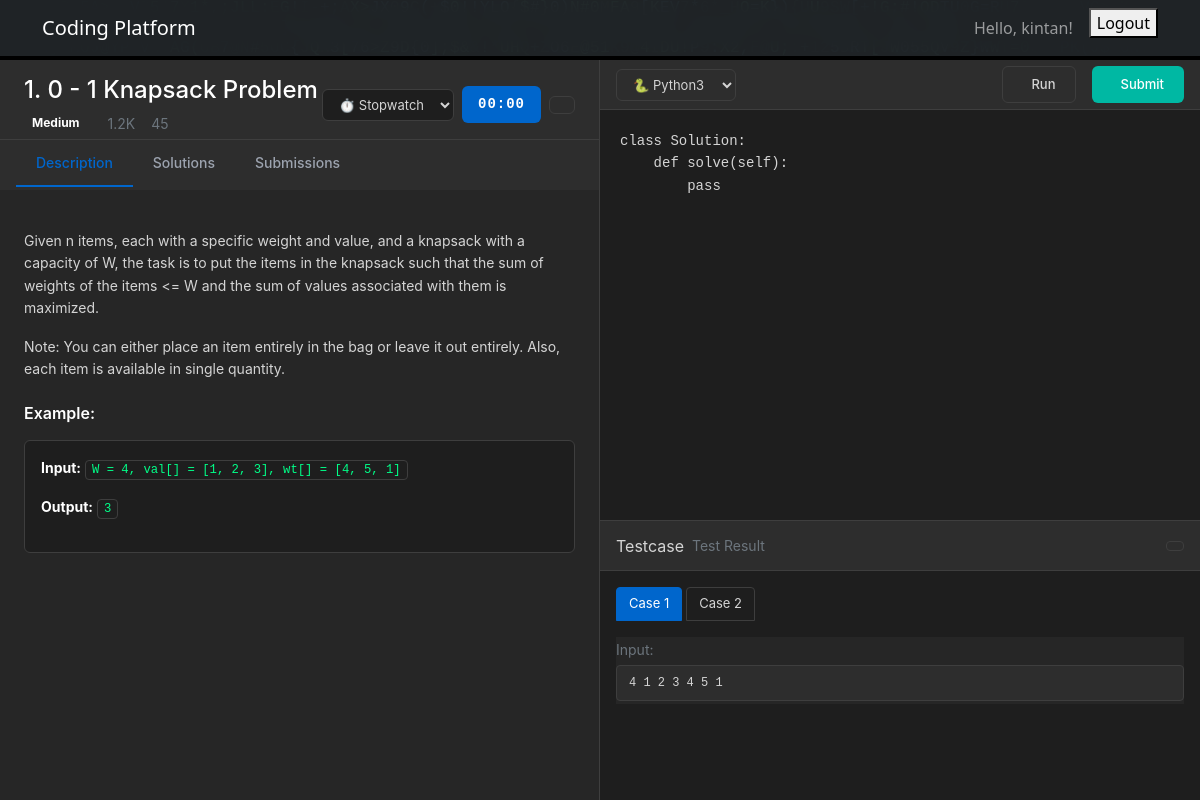
The app's page /questions/1/ (signed in) with its own data.
### compiler/models.py (models this page shows, shortened)
class Question(models.Model):
    title = models.CharField(max_length=200)
    description = models.TextField()
    difficulty = models.CharField(
        max_length=10,
        choices=[('Easy', 'Easy'), ('Medium', 'Medium'), ('Hard', 'Hard')],
        default='Easy'
    )
    sample_input = models.TextField()
    sample_output = models.TextField()
    explanation = models.TextField(blank=True)
    constraints = models.TextField(blank=True)
    follow_up = models.TextField(blank=True)
    created_at = models.DateTimeField(auto_now_add=True)
    solution = models.TextField(blank=True, help_text="Editorial solution explanation")
    python_starter = models.TextField(default="class Solution:\n    def solve(self):\n        pass")
    java_starter = models.TextField(blank=True)
    cpp_starter = models.TextField(blank=True)

class TestCase(models.Model):
    question = models.ForeignKey(Question, on_delete=models.CASCADE, related_name='test_cases')
    input_data = models.TextField()
    expected_output = models.TextField()
    is_example = models.BooleanField(default=False)

### compiler/views.py (the view)
# urls.py: path('questions/<int:question_id>/', views.question_detail_view, name='question_detail'),
@login_required
def question_detail_view(request, question_id):
    question = get_object_or_404(Question, id=question_id)
    test_cases = question.test_cases.all()[:5]  # Limit to first 5 test cases
    last_submission = Submission.objects.filter(
        user=request.user,
        question=question
    ).order_by('-submitted_at').first()
    context = {
        'question': question,
        'test_cases': test_cases,
        'last_submission': last_submission,
    }
    return render(request, 'compiler/question_detail.html', context)

### compiler/templates/compiler/question_detail.html (shortened to what this page needs)
{% extends 'base.html' %}
{% block content %}
<div class="leetcode-container d-flex">
    <div class="problem-section" style="width: 50%; overflow-y: auto;">
        <div class="problem-header">
            <div class="d-flex justify-content-between align-items-center">
                <div>
                    <h4 class="mb-2 fw-semibold text-white">{{ question.id }}. {{ question.title }}</h4>
                    <div class="d-flex align-items-center gap-3">
                        <span class="badge badge-{{ question.difficulty|lower }} px-2 py-1">
                            {{ question.difficulty }}
                        </span>
                        <div class="text-muted small">
                            1.2K
                            45
                        </div>
                    </div>
                </div>
                <div class="timer-section">
                    <select id="timerSelect" class="timer-select">
                        <option value="stopwatch">⏱️ Stopwatch</option>
                    </select>
                    <div class="timer-display">
                        <span id="timerDisplay">00:00</span>
                    </div>
                    <button id="timerBtn" class="timer-btn">
                    </button>
                </div>
            </div>
        </div>
        <ul class="nav nav-tabs problem-tabs px-3 border-0" id="problemTabs">
            <li class="nav-item">
                <button class="nav-link active" data-bs-toggle="tab" data-bs-target="#description">
                    Description
                </button>
            </li>
            <li class="nav-item">
                <button class="nav-link" data-bs-toggle="tab" data-bs-target="#solutions">
                    Solutions
                </button>
            </li>
            <li class="nav-item">
                <button class="nav-link" data-bs-toggle="tab" data-bs-target="#submissions">
                    Submissions
                </button>
            </li>
        </ul>
        <div class="tab-content">
            <div class="tab-pane fade show active p-4" id="description">
                <div class="problem-content">
                    <p>{{ question.description|linebreaks }}</p>
                    {% if question.examples.exists %}
                        {% for example in question.examples.all %}
                        <div class="mt-4">
                            <h6 class="fw-semibold mb-3">Example {{ forloop.counter }}:</h6>
                            <div class="example-block">
                                <div class="mb-3">
                                    <strong>Input:</strong>
                                    <code>{{ example.input_data }}</code>
                                </div>
                                <div class="mb-3">
                                    <strong>Output:</strong>
                                    <code>{{ example.output_data }}</code>
                                </div>
                                {% if example.explanation %}
                                <div>
                                    <strong>Explanation:</strong>
                                    <span class="text-muted">{{ example.explanation }}</span>
                                </div>
                                {% endif %}
                            </div>
                        </div>
                        {% endfor %}
                    {% else %}
                        <div class="mt-4">
                            <h6 class="fw-semibold mb-3">Example:</h6>
                            <div class="example-block">
                                <div class="mb-3">
                                    <strong>Input:</strong>
                                    <code>{{ question.sample_input }}</code>
                                </div>
                                <div class="mb-3">
                                    <strong>Output:</strong>
                                    <code>{{ question.sample_output }}</code>
                                </div>
                            </div>
                        </div>
                    {% endif %}
                </div>
            </div>
        </div>
    </div>
    <div class="code-section d-flex flex-column" style="width: 50%;">
        <div class="code-toolbar d-flex justify-content-between align-items-center">
            <select id="languageSelect" class="language-selector">
                <option value="python">🐍 Python3</option>
            </select>
            <div class="d-flex gap-3">
                <button id="runBtn" class="btn-leetcode-run">
                    Run
                </button>
                <button id="submitBtn" class="btn-leetcode-submit">
                    Submit
                </button>
            </div>
        </div>
        <div class="code-editor-container">
            <textarea id="codeEditor" class="code-editor-dark w-100 h-100" style="resize: none;">{{ question.python_starter|default:"class Solution:\n    def solve(self):\n        pass" }}</textarea>
        </div>
        <div class="testcase-section">
            <div class="testcase-header d-flex justify-content-between align-items-center">
                <div class="d-flex align-items-center">
                    <span class="fw-medium me-2">Testcase</span>
                    <small class="text-muted">Test Result</small>
                </div>
                <button class="btn btn-sm" style="color: #d4d4d4; border: 1px solid #3e3e3e; padding: 4px 8px; border-radius: 4px; background: #2d2d2d;">
                </button>
            </div>
            <div class="testcase-content">
                <ul class="nav nav-pills testcase-tabs mb-3" id="testCaseTabs">
                    {% for test_case in test_cases %}
                    <li class="nav-item">
                        <button class="nav-link {% if forloop.first %}active{% endif %}"
                                data-bs-toggle="pill" data-bs-target="#testcase{{ forloop.counter }}"
                                data-input="{{ test_case.input_data }}" data-expected="{{ test_case.expected_output }}">
                            Case {{ forloop.counter }}
                        </button>
                    </li>
                    {% endfor %}
                </ul>
                <div class="tab-content">
                    {% for test_case in test_cases %}
                    <div class="tab-pane fade {% if forloop.first %}show active{% endif %}" id="testcase{{ forloop.counter }}">
                        <div class="mb-3">
                            <small class="text-muted fw-medium">Input:</small>
                            <div class="test-input-output mt-1">{{ test_case.input_data }}</div>
                        </div>
                    </div>
                    {% endfor %}
                </div>
            </div>
        </div>
    </div>
</div>
{% endblock %}

### authentication/templates/base.html (shortened to what this page needs)
<!DOCTYPE html>
{% load static %}
<html lang="en">
<head>
    <link href="https://cdn.jsdelivr.net/npm/bootstrap@5.1.3/dist/css/bootstrap.min.css" rel="stylesheet">
</head>
<body>
    <div class="glitch-background">
    </div>
    <nav class="navbar navbar-expand-lg navbar-dark bg-dark">
        <div class="container">
            <a class="navbar-brand" href="{% url 'compiler:start' %}">Coding Platform</a>
            {% if user.is_authenticated %}
                <div class="navbar-nav ms-auto">
                    <span class="navbar-text me-3">Hello, {{ user.username }}!</span>
                    <form action="{% url 'authentication:logout' %}" method="post">
                        <button type="submit">Logout</button>
                    </form></div>
            {% endif %}
        </div>
    </nav>
    <compiler class="container mt-4">
        {% block content %}
        {% endblock %}
    </compiler>
    <script src="{% load static %}{% static 'js/letter-glitch.js' %}"></script>
</body>
</html>

### authentication/templates/base.html (style rules this page uses)
.glitch-background { position: fixed; top: 0; left: 0; width: 100vw; height: 100vh; z-index: -1; background: black; }
body { position: relative; z-index: 1; background: transparent; }
.navbar { background: rgba(33, 37, 41, 0.95) !important; backdrop-filter: blur(10px); }

### compiler/templates/compiler/question_detail.html (style rules this page uses)
html, body { height: 100% !important; margin: 0 !important; padding: 0 !important; overflow: hidden !important; }
.leetcode-container { height: calc(100vh - 60px); background: #1e1e1e; font-family: -apple-system, BlinkMacSystemFont, 'Inter', sans-serif; overflow: hidden; position: fixed; top: 60px; left: 0; right: 0; bottom: 0; }
.problem-section { background: #262626; border-right: 1px solid #3e3e3e; height: 100%; }
.code-section { background: #1e1e1e; height: 100%; }
.code-editor-dark { background: #1e1e1e !important; color: #d4d4d4 !important; font-family: 'Monaco', 'Menlo', 'Ubuntu Mono', 'Consolas', monospace !important; font-size: 14px !important; line-height: 1.6 !important; border: none !important; padding: 20px !important; tab-size: 4; resize: none !important; }
.code-toolbar { background: #2d2d2d; border-bottom: 1px solid #3e3e3e; padding: 10px 16px; color: #d4d4d4; height: 50px; min-height: 50px; }
.testcase-section { background: #1e1e1e; border-top: 1px solid #3e3e3e; height: 280px; min-height: 280px; max-height: 280px; }
.testcase-header { background: #2d2d2d; border-bottom: 1px solid #3e3e3e; padding: 12px 16px; color: #d4d4d4; height: 50px; min-height: 50px; }
.testcase-tabs .nav-link { background: #1e1e1e; border: 1px solid #3e3e3e; color: #d4d4d4; margin-right: 4px; padding: 6px 12px; font-size: 13px; border-radius: 4px 4px 0 0; }
.testcase-tabs .nav-link.active { background: #0066cc; color: white; border-color: #0066cc; }
.testcase-content { background: #1e1e1e; color: #d4d4d4; padding: 16px; height: calc(100% - 50px); overflow-y: auto; }
.test-input-output { background: #2d2d2d; border: 1px solid #3e3e3e; border-radius: 4px; padding: 8px 12px; font-family: 'Monaco', 'Menlo', 'Ubuntu Mono', monospace; font-size: 12px; color: #d4d4d4; }
.problem-header { background: #2d2d2d; border-bottom: 1px solid #3e3e3e; padding: 16px 24px; color: #d4d4d4; height: 80px; min-height: 80px; }
.timer-section { display: flex; align-items: center; gap: 8px; }
.timer-select { background: #1e1e1e; border: 1px solid #3e3e3e; color: #d4d4d4; padding: 6px 12px; border-radius: 6px; font-size: 13px; min-width: 120px; }
.timer-display { background: #0066cc; color: white; padding: 8px 16px; border-radius: 6px; font-family: 'Monaco', monospace; font-size: 14px; font-weight: 600; letter-spacing: 1px; }
.timer-btn { background: #2d2d2d; border: 1px solid #3e3e3e; color: #d4d4d4; padding: 8px 12px; border-radius: 6px; font-size: 14px; transition: all 0.2s ease; }
.btn-leetcode-run { background: #2d2d2d; border: 1px solid #3e3e3e; color: #d4d4d4; font-size: 13px; font-weight: 500; padding: 8px 20px; border-radius: 6px; transition: all 0.2s ease; }
.btn-leetcode-submit { background: #00b8a3; color: white; border: none; font-size: 13px; font-weight: 500; padding: 8px 20px; border-radius: 6px; transition: all 0.2s ease; }
.language-selector { background: #2d2d2d; border: 1px solid #3e3e3e; color: #d4d4d4; font-size: 13px; padding: 6px 12px; border-radius: 6px; min-width: 120px; }
.problem-tabs { background: #2d2d2d; border-bottom: 1px solid #3e3e3e; height: 50px; min-height: 50px; }
.problem-tabs .nav-link { color: #9ca3af; border: none; padding: 12px 20px; font-weight: 500; font-size: 14px; background: transparent; transition: all 0.2s ease; }
.problem-tabs .nav-link.active { color: #0066cc; border-bottom: 2px solid #0066cc; background: transparent; }
.tab-content { background: #262626; color: #d4d4d4; height: calc(100% - 130px); overflow-y: auto; }
.tab-pane { background: #262626; color: #d4d4d4; height: 100%; }
.problem-content { font-size: 14px; line-height: 1.6; color: #d4d4d4; }
.problem-content p { color: #d4d4d4; }
.problem-content h6 { color: #ffffff; font-weight: 600; }
.problem-content strong { color: #ffffff; }
.problem-content code { background: #1e1e1e; color: #00ff88; padding: 2px 6px; border-radius: 4px; border: 1px solid #3e3e3e; }
.example-block { background: #1e1e1e; border: 1px solid #3e3e3e; border-radius: 6px; padding: 16px; }
.code-editor-container { height: calc(100% - 330px); position: relative; }

### records on screen
Question: id "1", title "0 - 1 Knapsack Problem", difficulty "Medium", description "Given n items, each with a specific weight and value, and a knapsack with a capacity of W, the task is to put the items in the knapsack such that the sum of weights of the items <= W and the sum of values associated with them is maximized. Note: You can either place an item entirely in the bag or leave it out entirely. Also, each item is available in single quantity.", sample_input "W = 4, val[] = [1, 2, 3], wt[] = [4, 5, 1]", sample_output "3", python_starter "class Solution: def solve(self): pass"
TestCase: input_data "4 1 2 3 4 5 1"

### other values on screen
{{ user.username }} "kintan"
